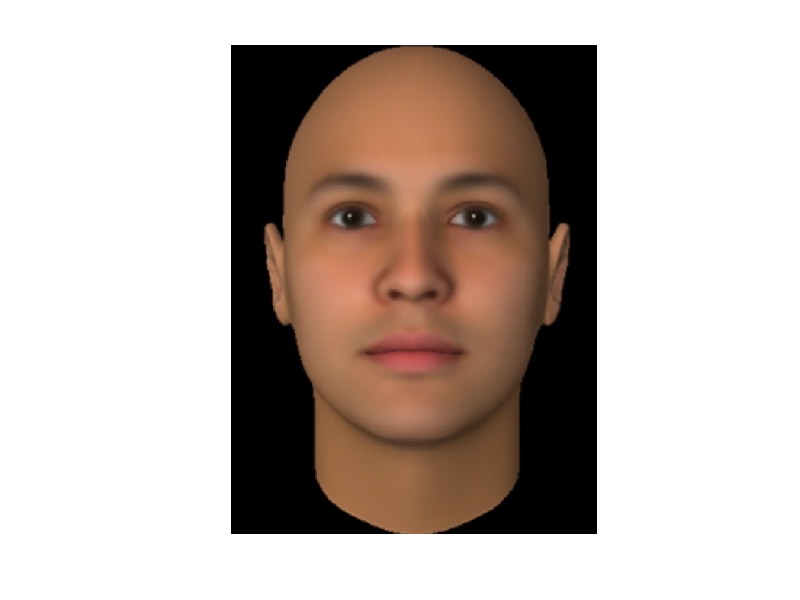

Recreate this plot in MATLAB.
function plotOnFace(nw,flagNodes,flagLabel)

% PLOTONFACE - plot network on face 
%
%


if nargin < 2
	flagNodes = false;
	flagLabel = false;
elseif nargin < 3
	flagLabel = false;
end


% load template data
template = load('private/face.mat');

% clean redundnat links in NW
nw(1,2) = 0;  nw(2,1) = 0;
nw(3,4) = 0;  nw(4,3) = 0;
nw(5,6) = 0;  nw(6,5) = 0;
nw(7,8) = 0;  nw(8,7) = 0;
nw(9,10) = 0; nw(10,9) = 0;
nw(11,12) = 0; nw(12,11) = 0;
nw(13,14) = 0; nw(14,13) = 0;
nw(21,22) = 0; nw(22,21) = 0;
nw(24,25) = 0; nw(25,24) = 0;

% idx = [1:2:14,2:2:14;2:2:14,1:2:14]';
% for iIdx = 1:size(idx,2)
% 	nw(idx(1,iIdx),idx(2,iIdx)) = 0;
% end

% use gplot to get coordinates
[gx gy] = gplot(nw,[template.x template.y]);
	
% clear fig
cla
	
% render face and hold for overlaying
imshow(template.face);
hold on;

%plot links and nodes
hLinks = plot(gx,gy,'-k','LineWidth',.5);
if flagNodes
	hNodes = plot(	template.x,template.y,'ok',...
					'MarkerFaceColor','k','MarkerSize',3);
end

% add labels if wanted
if flagLabel
	text(template.x,template.y,template.label,'FontSize',6)
end

%text(300,125,emoCodes{iEmo},'FontSize',20,'FontWeight','bold')

